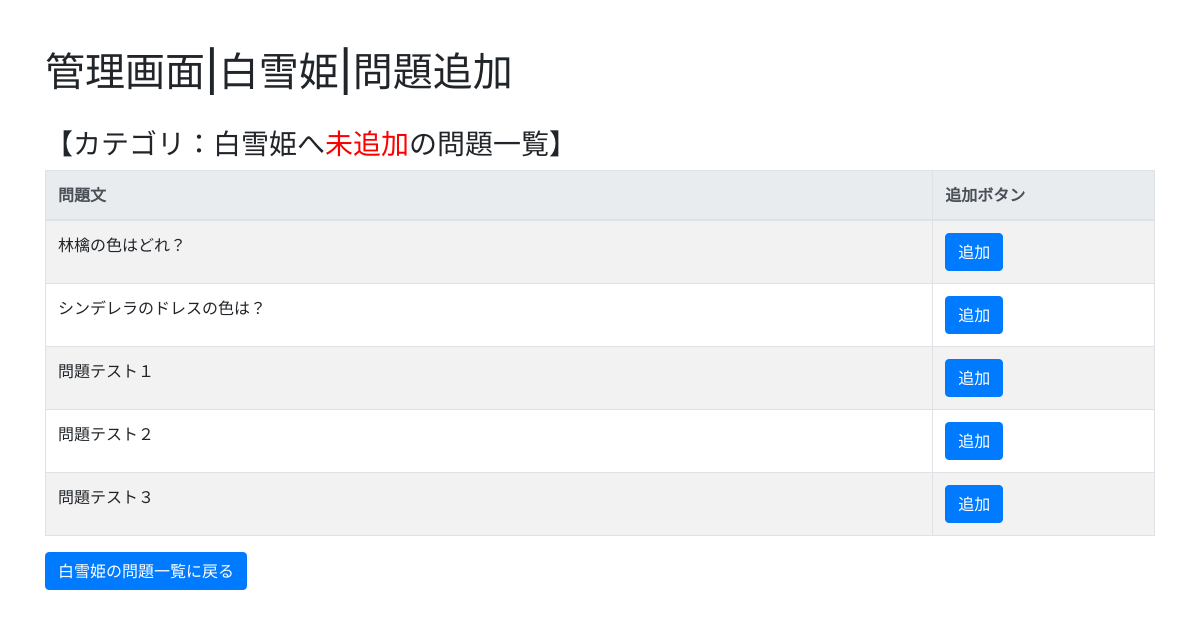
/edit/question/add/2, run on an earlier commit of the app's database.
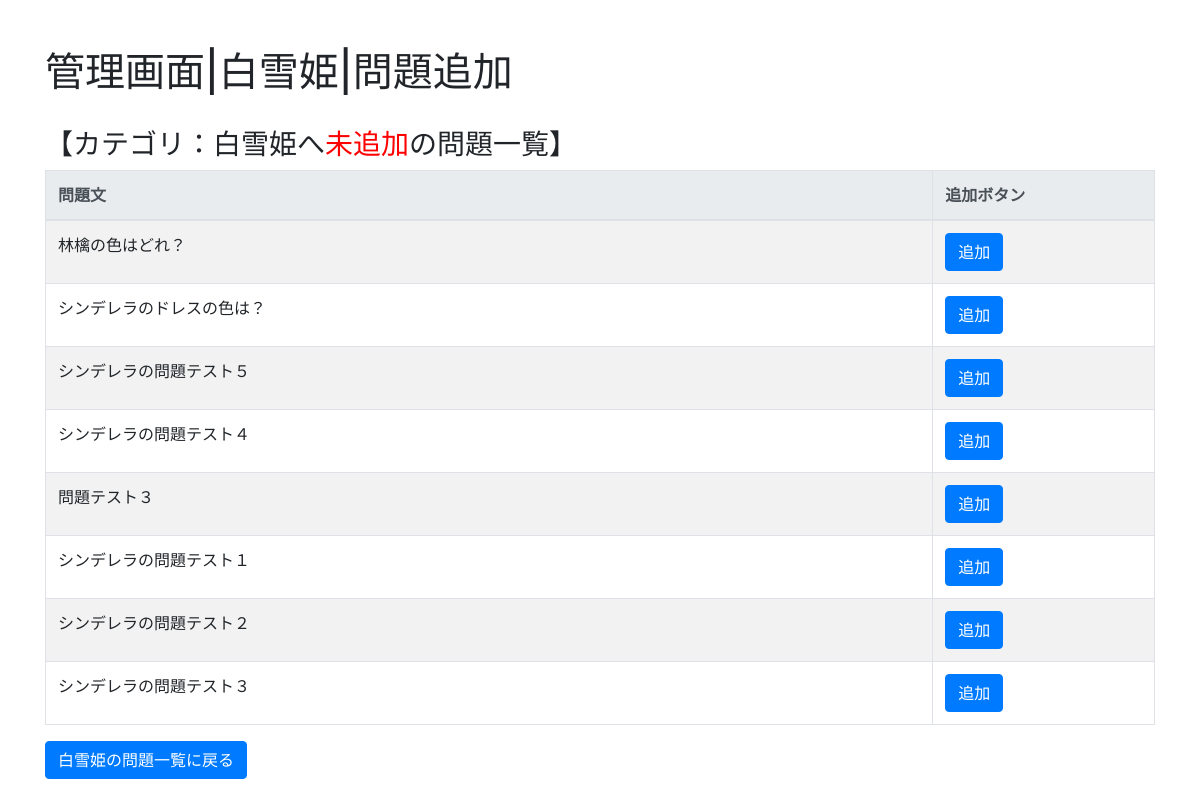
And on a later commit of the database.
### question/models.py (models this page shows, shortened)
class Question(models.Model):
    body = models.CharField('本文（漢字）', max_length=1024)
    body_kana = models.CharField('本文（ひらがな）', max_length=1024, default="")
    Category = models.ManyToManyField(Category)
    question_no = models.PositiveSmallIntegerField(verbose_name='問題No.', default=0)
    answer_choice_no = models.PositiveSmallIntegerField(verbose_name='正解No.', default=1)
    ok_comment = models.CharField('解説（正解の場合）', max_length=1024, default="")
    ng_comment = models.CharField('解説（不正解の場合）', max_length=1024, default="")
    question_disp_type = models.ForeignKey(QuestionDispType, on_delete=models.SET_DEFAULT, default=set_default_disp_type)

### edit/views.py (the view, shortened to what this page needs)
# urls.py: path('question/add/<int:category_id>', views.QuestionAddView.as_view(), name='question_add'),
class QuestionAddView(TemplateView):
    template_name = 'question/question_add.html'
    def get_context_data(self, **kwargs):
        context = super().get_context_data(**kwargs)
        category = Category.objects.get(pk=self.kwargs.get('category_id'))
        category_question_id_list = category.question_set.values_list('id', flat=True)
        not_exists_question_list = []
        all_question = Question.objects.all()
        for question in all_question:
            if question.id not in category_question_id_list:
                not_exists_question_list.append(question)
        context['category'] = category
        context['question_list'] = not_exists_question_list
        context['add_result'] = self.kwargs.get('add_result')
        return context

### edit/templates/question/question_add.html (shortened to what this page needs)
{% extends 'question/base.html' %}
{% block page_title %}管理画面|{{ category.name }}|問題追加{% endblock %}
{% block content %}
<div class="container">
    <div class="row">
      <div class="col-12">
        <br>
        <h3>【カテゴリ：{{ category.name }}へ<font color="red">未追加</font>の問題一覧】</h3>
        <table class="table table-bordered table-striped">
            <thead class="thead-light">
                <tr>
                  <th style="width:80%">問題文</th>
                  <th style="width:20%">追加ボタン</th>
                </tr>
            </thead>
            {% for question in question_list %}
            <tr>
                <td>{{ question.body }}</td>
                <td>
                  <form action="{% url 'question_add' category.pk %}" method="post">
                    <input type="submit" class="btn btn-primary" value="追加"></a>
                  </form>
                </td>
            </tr>
            {% endfor %}
        </table>
      </div>
    </div>
    <div class="row">
        <div class="col-12">
          <a class="btn btn-primary" href="{% url 'category_question_list' category.pk %}" role="button">{{ category.name }}の問題一覧に戻る</a>
        </div>
      </div>
</div>
{% endblock %}

What changed in the data, as far as the page shows it:
changed Question: body "問題テスト１" → "シンデレラの問題テスト５"
changed Question: body "問題テスト２" → "シンデレラの問題テスト４"
added Question: body "シンデレラの問題テスト１"
added Question: body "シンデレラの問題テスト２"
added Question: body "シンデレラの問題テスト３"
